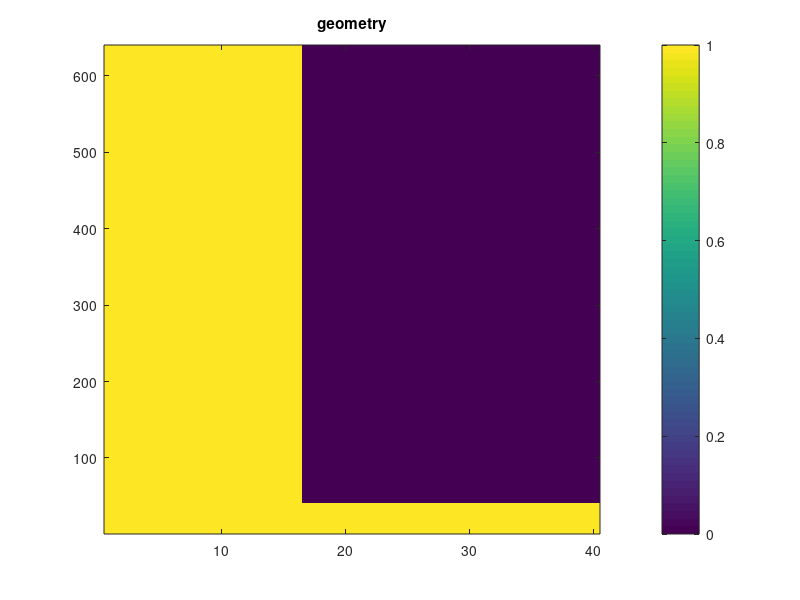
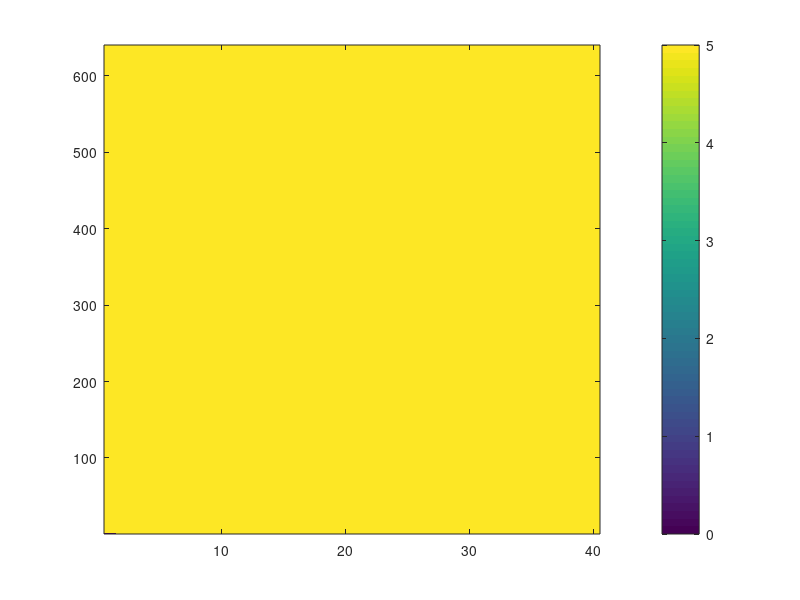

MATLAB code to generate these figures, in order: (Note: this script raises an error after producing the figures.)
% Example MATLAB script to solve the 2D heat equation for a computer heat sink 
%%
% R=10;C=15
% 
% C =
% 
%     15
% 
% Adum = zeros(R,C); % Dummy 2D matrix containing weighting at each
% imagesc(Adum)
% Adum(6,8)=-4;Adum(5,8)=1;Adum(7,8)=1;Adum(6,9)=1;Adum(6,7)=1;
% imagesc(Adum)
% plot(Adum(:))
% Adum = zeros(R,C); % Dummy 2D matrix containing weighting at each cell

%%
% using a finite difference discretisation
%
% Assumes symmetric fin with spacing at base of L, thickness of base h, 
% thickness of the fin W and height of fin H
%
%       _____           
%   ^        |          
%   |        |    q=h(Ts-Tair) 
%   |   <--->|          
%   |    W/2 |          
% H |        ______________         
%   |                        ^
%   |  <------------------   | h
%   |             L/2        |
%   |   ___________________  |  
%
%       q_chip

% Equation to solve is:

% d^2T/dx^2 + d^2T/dy^2 = 0

% The numerical solution is obtained by solving the discretised form of
% this equation on a uniform grid with Dx = Dy:

% T_m+1,n - 4*T_m,n + T_m-1,n + T_m,n+1 + T_m,n-1 = 0

% The boundary conditions are defined flux conditions:
% for external surfaces q = hc(Ts - Tair)
% for base in contact with chip q = 15000 W m^-2
%%%%%%
%Redacted
%%%%%%

% set boundary conditions
q_chip = 15000; % W m^-2  - Approximate heat flux from core i7 chip

% set parameters of materials
L = 0.004; %m
W = 0.0016; %m
h = 0.002; %m
H = 0.032; %m

hc = 20; % W m^-2 K^-1
Dx = 0.05e-3 ; % m
k = 200; % W m^-1 K^-1 - Thermal conductivity of common aluminium alloy
Tair = 20; % degC
Bi = hc*Dx/k;

% set number of cells in each direction:
R = int16(H/Dx); %int16 forces integer values. There are better ways to do this.
C = L/2/Dx;

%%
% initialise geometry

geom = zeros(R,C);
geom(1:h/Dx,1:end)=1;
geom(1:end,1:W/2/Dx)=1;
idx=find(geom==1);  %identifies all cells within the domain (i.e. excludes cells containing air)

figure(1);imagesc(geom)
title('geometry')
colorbar
set(gca,'YDir','normal')

%% Set up matrices

% initialise A matrix. One row for each unknown temperature within the
% solid. Cells containing air excluded.
A = sparse(length(idx),length(idx));
%A = zeros(length(idx),length(idx));
Adum = zeros(R,C); % Dummy 2D matrix containing weighting at each 
% row and cell index. Used to assign weights to correct cells in A matrix
% when Adum is converted to a vector form it comprises one row of the A
% matrix.

b = Adum(idx); % initialise b as matrix of zeros corresponding to geometry of plate

% set discretised equations into A matrix and b vector
for iN = 1:length(idx)
    Adum = zeros(R,C); % Dummy 2D matrix containing weighting at each cell
    Adum(idx(iN)) = 2; % set current entry to a value of 2
    [iR, iC]=find(Adum==2); % find locations of the entry identified on above row
        if iR == 1 && iC == 1 % Bottom LH corner cell
            cas = 1;
            Adum(iR,iC:iC+1) = [2 -1];
            Adum(iR+1,iC) = -1;
            b(iN) = q_chip*Dx/k;
%%%%%
% Redacted
%%%%%
        
        end
%         figure(2);imagesc(Adum) % These commands can be helpful to debug.
%         set(gca,'YDir','normal')
        
        A(iN,:)=Adum(idx); % convert Adum to vector and place as row in A matrix
     
end


%% solve
tic
T = A\b; % solves system of equations. Produces temperature as a vector T
toc
Tall=zeros(R,C);
Tall(idx)=T; % reshape T vector to correspond to physical positions.


%% display result
Tall(Tall==0)=1000;
figure(3);imagesc(Tall,[5*floor(min(T(:))/5) 5*ceil(max(T(:))/5)]) % display result
set(gca,'YDir','normal')
c = colorbar;
c.Label.String = 'Temperature (?C)';
title('Temperature')
colormap hot

%% calculate heat flux
% calculates matrix for the heat flux. Set up as a 3 dimensional matrix.
% The first two dimensions correspond to real space positions. The third
% dimension has two entries corresponding to q_x and q_y.
%%%%%%
% Redacted
%%%%%%

figure(2);
cmap = colormap('jet');
cmap(end,:)=[1 1 1];
colormap(cmap);
imagesc(temp,[-2 2]*1e3)
title('q_x')
c = colorbar;
c.Label.String = 'q_x (W m^{-2} K^{-1})';
set(gca,'YDir','normal')

% Total heat loss through fin

%%%%%%
% Redacted
%%%%%%

figure(4); close; figure(4); hold off
starts= [1:5:30 40:20:400];
ends=1:5:40;
streamline(qvec(:,:,2),qvec(:,:,1),[1:5:40],ones(size(1:5:40)));%ones(size(starts)),starts,'r')
Fig1Ax1 = get(4,'Children');
Fig1Ax1Line1 = get(Fig1Ax1, 'Children');
set(Fig1Ax1Line1, 'LineWidth', 1);
hold all
contour(Tall,[65:0.2:67 67:0.05:68],'r','LineWidth',1)
title('stream lines for heat flow')